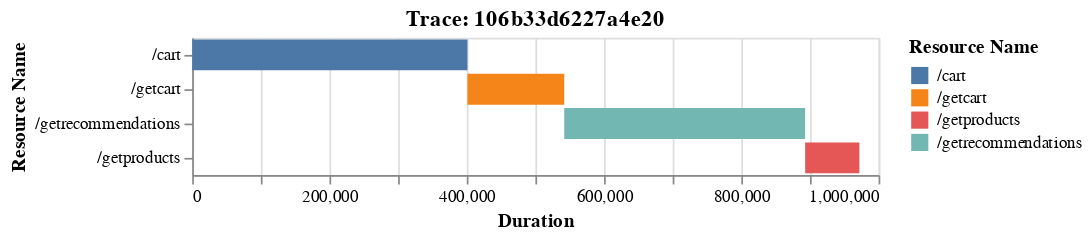

Write notebook code for a chart like this one.
### Code cell
plotTrace('106b33d6227a4e20')

### Figure 1 — Vega-Lite specification as saved in the notebook (floating-point values rounded to 4 significant figures)
{"config": {"view": {"continuousWidth": 400, "continuousHeight": 300}}, "data": {"name": "data-b42f00badc341b20265d71340175566c"}, "mark": "bar", "encoding": {"color": {"type": "nominal", "field": "Resource Name"}, "tooltip": [{"type": "quantitative", "field": "Duration"}, {"type": "quantitative", "field": "Data Transfered"}, {"type": "nominal", "field": "Error?"}], "x": {"type": "quantitative", "field": "duration_start", "title": "Duration"}, "x2": {"field": "duration_end"}, "y": {"type": "nominal", "field": "Resource Name", "sort": null}}, "title": "Trace: 106b33d6227a4e20", "$schema": "https://vega.github.io/schema/vega-lite/v4.8.1.json", "datasets": {"data-b42f00badc341b20265d71340175566c": [{"Resource Name": "/cart", "Duration": 401000, "Trace_ID": "106b33d6227a4e20", "ID": "106b33d6227a4e20", "Parent_ID": "Na", "Error?": "false", "duration_start": 0, "duration_end": 401000, "Data Transfered": 7183.0, "order": 0.0, "loc start": 0, "loc end": 401000}, {"Resource Name": "/getcart", "Duration": 141000, "Trace_ID": "106b33d6227a4e20", "ID": "9bcc19a4dcaf2137", "Parent_ID": "106b33d6227a4e20", "Error?": "false", "duration_start": 401000, "duration_end": 542000, "Data Transfered": 3231.0, "order": 0.5, "loc start": 100000, "loc end": 241000}, {"Resource Name": "/getrecommendations", "Duration": 351000, "Trace_ID": "106b33d6227a4e20", "ID": "a998a2cce08d3593", "Parent_ID": "106b33d6227a4e20", "Error?": "false", "duration_start": 542000, "duration_end": 893000, "Data Transfered": 9300.0, "order": 1.5, "loc start": 100000, "loc end": 451000}, {"Resource Name": "/getproducts", "Duration": 79000, "Trace_ID": "106b33d6227a4e20", "ID": "68c90bbab802e086", "Parent_ID": "a998a2cce08d3593", "Error?": "false", "duration_start": 893000, "duration_end": 972000, "Data Transfered": 708.6, "order": 2.0, "loc start": 200000, "loc end": 279000}]}}
